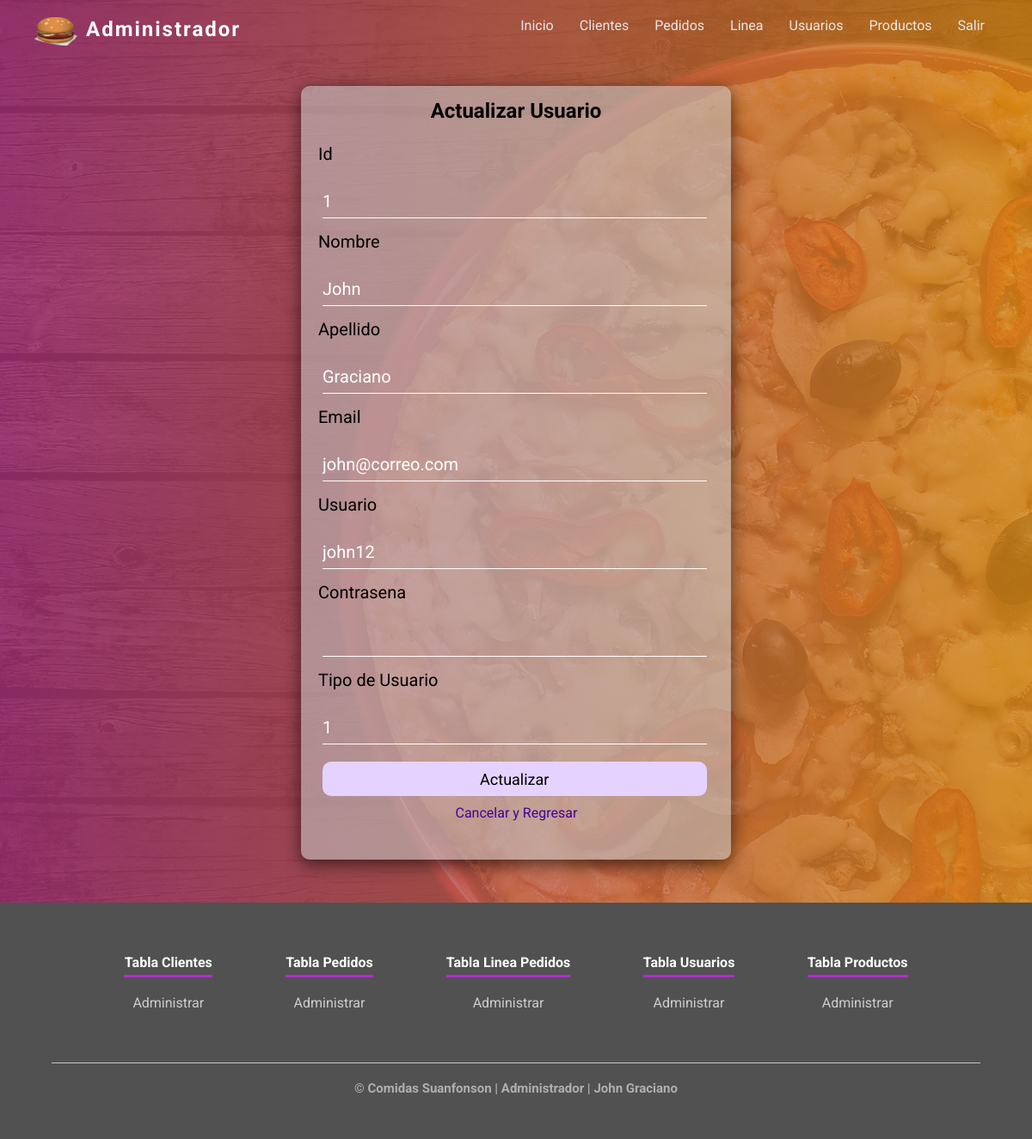
The page /view/actualizar_usuario.php?id_usuario=1 (signed in) on the database its author committed.
### tables this page shows
CREATE TABLE `usuario` (
  `id_usuario` int(100) NOT NULL,
  `nombre` varchar(255) NOT NULL,
  `apellido` varchar(255) NOT NULL,
  `email` varchar(255) NOT NULL,
  `usuario` varchar(55) NOT NULL,
  `contrasena` varchar(55) NOT NULL,
  `id_tipo_user` int(100) NOT NULL,
  `fecha_registro` date NOT NULL
);

### view/actualizar_usuario.php (the view, shortened to what this page needs)
<?php
    include 'partials/head.php';
		extract($_GET);
		include_once('../controllers/conexion.php');
		$sql = ("SELECT * FROM usuario WHERE id_usuario = $id_usuario");
		$ressql = mysqli_query($conexion,$sql);
		while ($row = mysqli_fetch_row ($ressql)){
            $id_usuario   = $row[0];
            $nombre       = $row[1];
            $apellido     = $row[2];
            $email        = $row[3];
            $usuario      = $row[4];
            $id_tipo_user = $row[6];
            }
?>
</head>
<body>
    <?php include 'partials/menu.php';?>
    <main class="actualizar-user">
        <div class="formulario-actualizar-user">
            <h2>Actualizar Usuario</h2><br>
            <form action="../models/actualizar_registros.php" method="POST">
                <label class="actualizar-label" for="">Id</label><br>
                <input type="number" name="id_usuario" value="<?php echo $id_usuario ?>" readonly="readonly"
                    required><br>
                <label class="actualizar-label" for="">Nombre</label><br>
                <input type="text" name="nombre" value="<?php echo $nombre ?>" required><br>
                <label class="actualizar-label" for="">Apellido</label><br>
                <input type="text" name="apellido" value="<?php echo $apellido ?>" required><br>
                <label class="actualizar-label" for="">Email</label><br>
                <input type="email" name="email" value="<?php echo $email ?>" required><br>
                <label class="actualizar-label" for="">Usuario</label><br>
                <input type="text" name="usuario" value="<?php echo $usuario ?>" required><br>
                <label class="actualizar-label" for="">Contrasena</label><br>
                <input type="text" name="contrasena" value="" required><br>
                <label class="actualizar-label" for="">Tipo de Usuario</label><br>
                <input type="number" name="id_tipo_user" value="<?php echo $id_tipo_user ?>" required>
                <input type="submit" name="actualizarusuario" value="Actualizar" title="Actualiza el Usuario">
                <a class="url-actual" href="tabla_usuarios.php">Cancelar y Regresar</a>
            </form>
        </div>
    </main>
    <?php include 'partials/footer.php';?>

### view/assets/css/suanfonson.estilos.css (style rules this page uses)
* { margin: 0; padding: 0; box-sizing: border-box; font-family: 'Roboto', sans-serif; scroll-behavior: smooth; }
.actualizar-user { width: 100%; height: 1050px; background: -webkit-linear-gradient(to right, hsla(324, 54%, 43%, 0.808), rgba(73, 211, 18, 0.774)), url(../../assets/img/image/portada_contacto.jpg); background: linear-gradient(to right, hsla(324, 54%, 43%, 0.808), hsla(35, 84%, 45%, 0.822)), url(../../assets/img/image/portada_contacto.jpg); }
.portada-ini, .ingresar, .registrarse, .contacto, .informacion, .portada-ini-user, .mis_datos, .portada-admin, .actualizar-productos, .agregar-producto, .actualizar-user, .actualizar-cli, .actualizar-imagen, .agregar-usuario, .agregar-imagen-pro, .detalles-productos, .contenedor-comprobacion-compra { background-size: cover; background-attachment: fixed; position: relative; }
.actualizar-label { padding: 5px; font-size: 10px; text-align: left; }
.url-actual { text-decoration: none; padding-left: 35%; color: rgb(68, 1, 155); }
.formulario-actualizar-user { width: 500px; height: 900px; background: rgba(196, 196, 196, 0.589); position: absolute; top: 50px; left: 0; bottom: 0; right: 0; margin: auto; border-radius: 10px; box-shadow: 0 5px 20px rgba(0, 0, 0, 0.623); padding: 15px; }
.formulario-actualizar-user input { width: 95%; margin: 10px; }
.formulario-actualizar-user h2 { text-align: center; }
.actualizar-label { font-size: 20px; text-align: left; }
.formulario-actualizar-user input[type="number"], .formulario-actualizar-user input[type="text"], .formulario-actualizar-user input[type="email"] { border: none; background: transparent; outline: none; height: 40px; color: rgb(255, 255, 255); border-bottom: 1px solid rgb(255, 255, 255); font-size: 20px; }
.formulario-actualizar-user input[type="submit"] { border: none; outline: none; height: 40px; background-color: rgb(229, 210, 255); color: rgb(0, 0, 0); font-size: 18px; border-radius: 10px; }

### view/assets/css/tablas.css (style rules this page uses)
:root { --sizeButton: 60px; --sizeIcons: 25px; --widthContent: 200px; --heightContent: 130px; }

### rows shown on the page
usuario: id_usuario "1", nombre "John", apellido "Graciano", email "john@correo.com", usuario "john12", id_tipo_user "1"

### other values the page prints
$_SESSION["nombre"] "John"
$_SESSION["apellido"] "Graciano"
